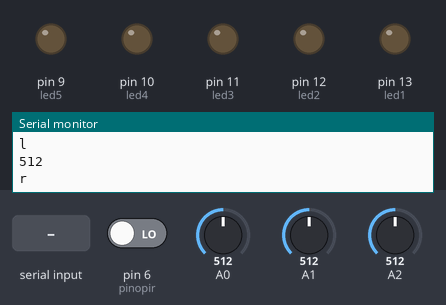
A sketch run on a simulated Arduino Uno, built with avr-gcc and run on an emulated ATmega328P. On the bench: output pins drawn as LEDs (lit = HIGH), the last lines printed to the serial monitor. Inputs (shaded band) come from the test bench; at power-on: pin 6 (pinopir) LOW, A0 = 512, A1 = 512, A2 = 512.

Above: at 1.2 s.
1.3 s: "1" received over Serial
At 2.6 s:
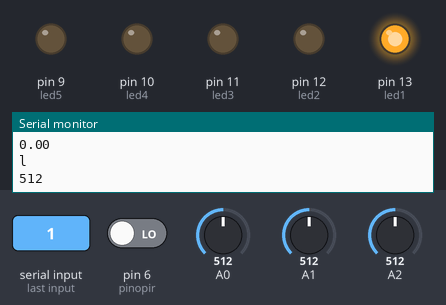
3.0 s: "2" received over Serial
At 3.9 s:
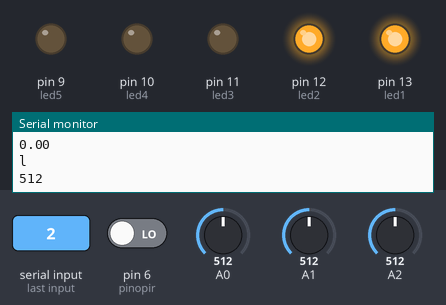
4.5 s: "3" received over Serial
At 5.1 s:
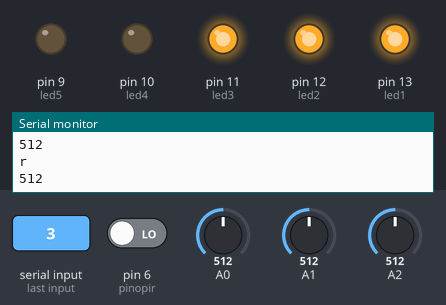
6.0 s: "4" received over Serial
At 6.3 s:
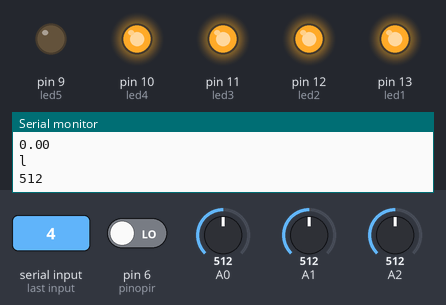
7.5 s: "5" received over Serial
At 8.7 s:
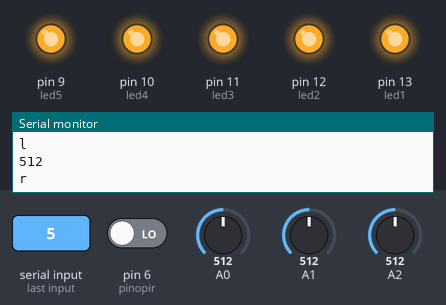
9.0 s: byte 68 ('D') received over Serial
At 10.0 s:
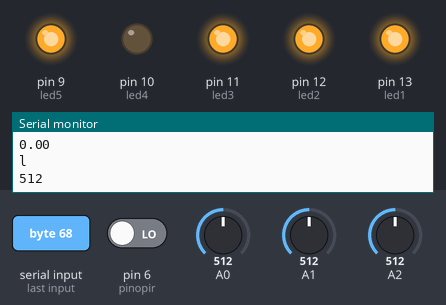
Timing chart, 0 to 11.5 s (numbered marks = the images above; inputs shaded):
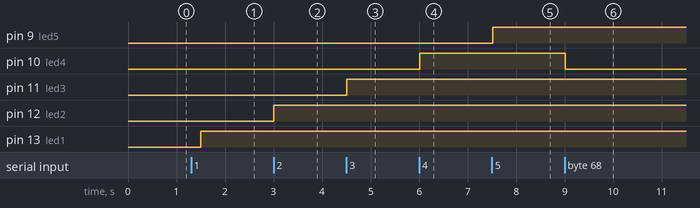

The sketch:

Duino_controller_-_codigo_arduino.ino
```cpp
#include <DHT.h>

// variaveis

#define DHTTYPE DHT22
#define DHTPIN 7
int led1 = 13;
int led2 = 12;
int led3 = 11;
int led4 = 10;
int led5 = 9;
int analog = 0;
int analog1 = 0;

int analog2 = 0;
double voltage = 0;
double amps = 0;
int ACSoffset = 2500;
int mVperAmp = 66;

float temperatura;
float umidade;
int acionamentoPIR;

int pinopir = 6;
DHT dht(DHTPIN, DHTTYPE);

// configuração
void setup() {
Serial.begin(9600);
pinMode(led1, OUTPUT);
pinMode(led2, OUTPUT);
pinMode(led3, OUTPUT);
pinMode(led4, OUTPUT);
pinMode(led5, OUTPUT);

dht.begin();
}

void loop() {
char leitura = Serial.read();
//verifica se é um teste
if(leitura == 't')
{
  Serial.println("t");
  delay (50);
  Serial.println("Teste OK!!");
}
// envia leitura
else if (leitura == 'T')
{
  temperatura = dht.readTemperature();
  umidade = dht.readHumidity();
  Serial.println("T");
  Serial.println(temperatura);
  delay(50);
  Serial.println("H");
  delay (30);
  Serial.println(umidade);
}
//aciona relés
else if (leitura == '1')
{
  digitalWrite (led1, HIGH);

}
else if (leitura == '2')
{
  digitalWrite (led2, HIGH);

}
else if (leitura == '3')
{
  digitalWrite (led3, HIGH);

}
else if (leitura == '4')
{
  digitalWrite (led4, HIGH);

}
else if (leitura == '5')
{
  digitalWrite (led5, HIGH);

}
// PARA DESLIGAR RELÉS
else if (leitura == 'A')
{
  digitalWrite (led1, LOW);

}

else if (leitura == 'B')
{
  digitalWrite (led2, LOW);

}

else if (leitura == 'C')
{
  digitalWrite (led3, LOW);

}

else if (leitura == 'D')
{
  digitalWrite (led4, LOW);

}

else if (leitura == 'E')
{
  digitalWrite (led5, LOW);

}

// verifica o sensor de movimento
acionamentoPIR = digitalRead(pinopir); //Le o valor do sensor PIR
 if (acionamentoPIR == HIGH)  //Sem movimento, mantem led azul ligado
 {
    Serial.println("P");
    delay (15);
 }
// envia o sinal do LDR
analog = analogRead(0);
Serial.println("l");
delay (50);
Serial.println(analog);
delay (350);

// envia o sinal do divisor de tensão para rede elétrica

analog1 = analogRead(1);
Serial.println("r");
delay (50);
Serial.println(analog1);
delay (200);

//calcula corrente

analog2 = analogRead(2);
  voltage = (analog2 / 1024.0) * 5000; // Gets you mV
  amps = ((voltage - ACSoffset) / mVperAmp);
  if (amps < 0)
  {
    amps = ((voltage - ACSoffset) / mVperAmp) * -1;
  }
  Serial.println("a");
  delay (50);
  Serial.println(amps);
  delay (50);

}
```

Measured:
- after the input at 1.3 s, pin 13 (led1): LOW → HIGH after 0.20 s
- after the input at 3.0 s, pin 12 (led2): LOW → HIGH at once
- after the input at 4.5 s, pin 11 (led3): LOW → HIGH at once
- after the input at 6.0 s, pin 10 (led4): LOW → HIGH at once
- after the input at 7.5 s, pin 9 (led5): LOW → HIGH at once
- after the input at 9.0 s, pin 10 (led4): HIGH → LOW at once
